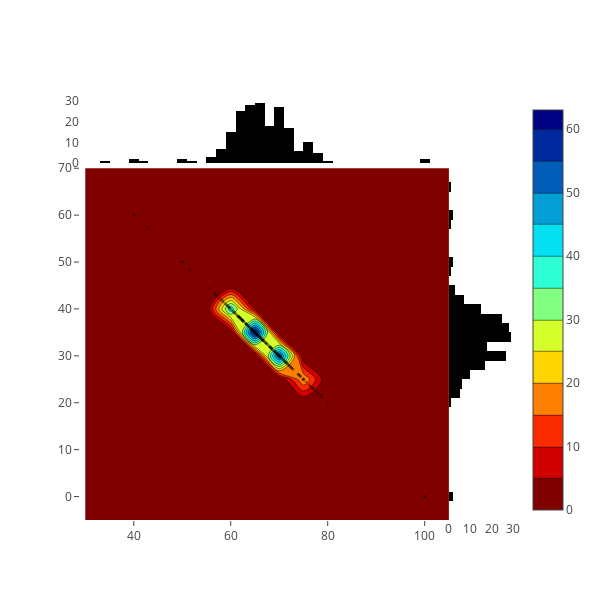

The notebook cell this image was saved under:
### Code cell
contour_plot(win_change, win_nochange, games[:200], name_x='Change', name_y='No change')

### Figure 1 — Plotly figure (JSON) as saved in the notebook; plotly's stock layout.template omitted (floating-point values rounded to 4 significant figures; data arrays with more than 128 entries replaced by an {"elided": "..."} marker saying what was removed)
{"data": [{"colorscale": "Jet", "reversescale": true, "type": "histogram2dcontour", "uid": "b78c68e2-2ae2-11e9-9553-dca904777f27", "x": {"elided": "200 float values"}, "xaxis": "x", "y": {"elided": "200 float values"}, "yaxis": "y"}, {"marker": {"color": "rgba(0,0,0,0.3)", "size": 3}, "mode": "markers", "name": "(Change,No change)", "type": "scatter", "uid": "b78c6b1c-2ae2-11e9-bf21-dca904777f27", "x": {"elided": "200 float values"}, "xaxis": "x", "y": {"elided": "200 float values"}, "yaxis": "y"}, {"marker": {"color": "rgba(0,0,0,1)"}, "name": "No change", "type": "histogram", "uid": "b78c6c28-2ae2-11e9-8524-dca904777f27", "xaxis": "x2", "y": {"elided": "200 float values"}}, {"marker": {"color": "rgba(0,0,0,1)"}, "name": "Change", "type": "histogram", "uid": "b78c6ce8-2ae2-11e9-b08c-dca904777f27", "x": {"elided": "200 float values"}, "yaxis": "y2"}], "layout": {"autosize": false, "bargap": 0, "height": 600, "hovermode": "closest", "showlegend": false, "width": 600, "xaxis": {"domain": [0, 0.85], "showgrid": false, "zeroline": false}, "xaxis2": {"domain": [0.85, 1], "showgrid": false, "zeroline": false}, "yaxis": {"domain": [0, 0.85], "showgrid": false, "zeroline": false}, "yaxis2": {"domain": [0.85, 1], "showgrid": false, "zeroline": false}}}
